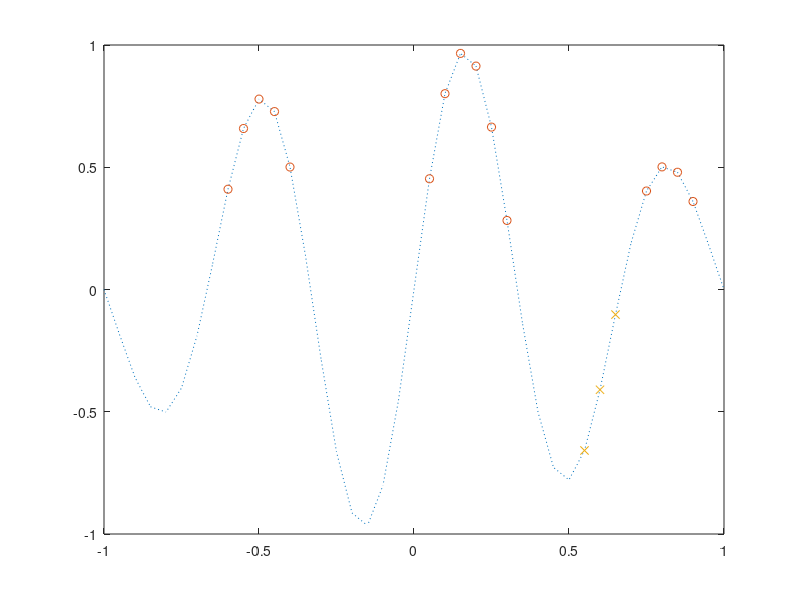

Recreate this plot in MATLAB.
% Exercise 7
% function find

clear all
close all
clc

% vector
x = -1:.05:1;
y = sin(3*pi*x).*exp(-x.^2); plot(x,y,':')
k = find(y > 0.2)
hold on, plot(x(k),y(k),'o')
km = find( x>0.5 & y<0)
plot(x(km),y(km),'x')


% matrix
A = [ -2 3 4 4; 0 5 -1 6; 6 8 0 1]
k = find(A==0)
n = find(A<=0)
m = find(A'==0)

[r,c]=size(A)
for index=1:length(k)
    column(index) = floor(k(index)/r);
    row(index) = k(index)-column(index)*r;
    if row(index)==0
       row(index)=r;
       column(index)=column(index);
    else
        row(index) = row(index);
        column(index) = column(index) + 1;
    end
end

column
row

A(k)
% for i=1:length(row)
%     A(row(i),column(i))
% end
